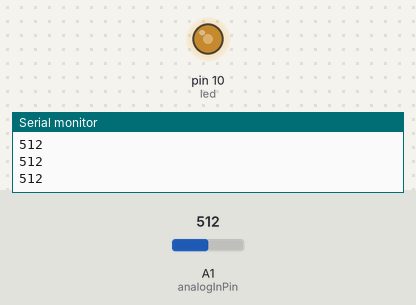
Bench run of a sketch on a simulated Arduino Uno, built with avr-gcc and run on an emulated ATmega328P. Shown: output pins drawn as LEDs (lit = HIGH), the last lines printed to the serial monitor. Inputs (shaded band) come from the test bench; at power-on: A1 (analogInPin) = 512.

Above: at 1.2 s.
1.3 s: A1 (analogInPin) set to 716
At 2.3 s:
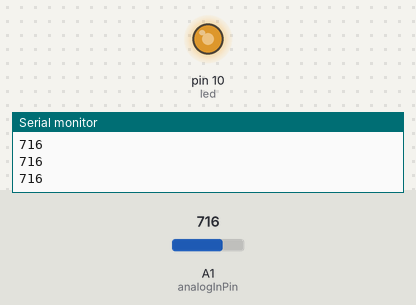
2.8 s: A1 (analogInPin) set to 900
At 3.4 s:
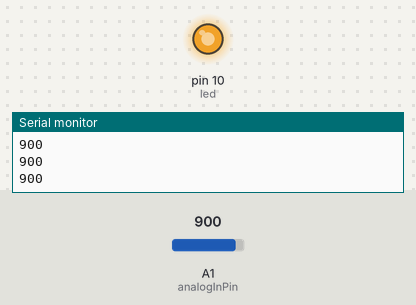
4.3 s: A1 (analogInPin) set to 122
At 4.6 s:
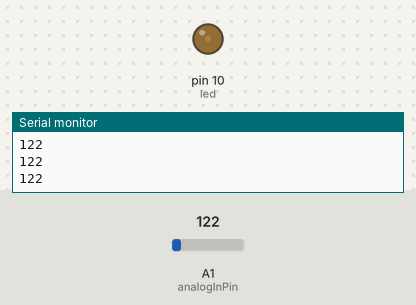
5.8 s: A1 (analogInPin) set to 0
At 6.8 s:
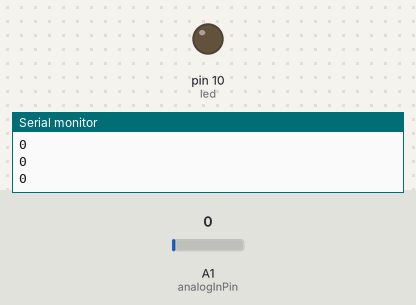
7.3 s: A1 (analogInPin) set to 511
At 8.0 s:
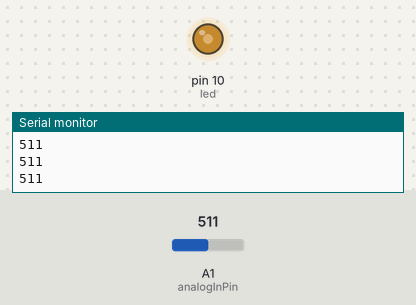
Timing chart, 0 to 9.8 s (numbered marks = the images above; inputs shaded):
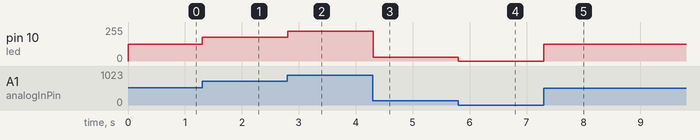

Measured:
- after the input at 1.3 s, pin 10 (led): 127/255 → 178/255 at once
- after the input at 2.8 s, pin 10 (led): 178/255 → 224/255 at once
- after the input at 4.3 s, pin 10 (led): 224/255 → 30/255 at once
- after the input at 5.8 s, pin 10 (led): 30/255 → 0/255 at once
- after the input at 7.3 s, pin 10 (led): 0/255 → 127/255 at once

The sketch:

led-with-photoresistor.ino
```cpp
int analogInPin = A1;  // Analog input pin that the photocell is attached to
int led = 10; // Analog output pin that the LED is attached to

// values
int sensorValue = 0;        // value read from the pot
int outputValue = 0;        // value output to the PWM (analog out)

void setup() {
  Serial.begin(9600);
}

void loop() {
  // read the analog in value:
  sensorValue = analogRead(analogInPin);
  Serial.println(sensorValue);

  // map it to the range of the analog out:
  outputValue = map(sensorValue, 0, 1023, 0, 255);
  analogWrite(led, outputValue);
  delay(2);
}
```
